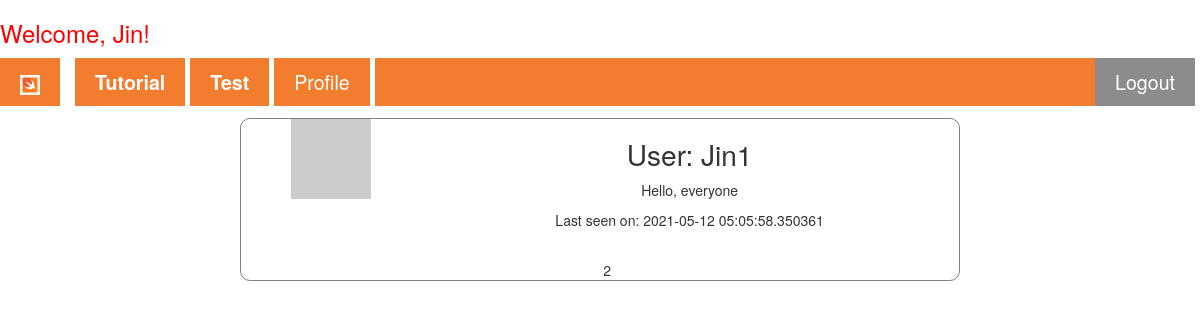
/user/Jin1 (signed in), run on the app's committed database.
### app/models.py (models this page shows, shortened)
class User(UserMixin, db.Model):
    id = db.Column(db.Integer, primary_key=True)
    username = db.Column(db.String(64), index=True, unique=True)
    email = db.Column(db.String(120), index=True, unique=True)
    password_hash = db.Column(db.String(128))
    about_me = db.Column(db.String(140))
    last_seen = db.Column(db.DateTime, default=datetime.utcnow)
    posts = db.relationship('Post', backref='author', lazy='dynamic')
    def avatar(self, size): # Add avatar to one user #
        digest = md5(self.email.lower().encode('utf-8')).hexdigest()
        return 'https://www.gravatar.com/avatar/{}?d=identicon&s={}'.format(
            digest, size)

### app/routes.py (the view)
@app.route('/user/<username>')
@login_required
def user(username):
    user = User.query.filter_by(username=username).first_or_404()
    return render_template('user.html', user=user)

### app/models.py (called while the page is built)
@login.user_loader
def load_user(id):
    return User.query.get(int(id))

### app/routes.py (called while the page is built)
@app.before_request
def before_request():
    if current_user.is_authenticated:
        current_user.last_seen = datetime.utcnow()
        db.session.commit()

### app/templates/user.html (shortened to what this page needs)
{% extends "base.html" %}
{% block articles %}
<div class="formcontainer">
  <table>
    <tr valign="top">
        <td><img src="{{ user.avatar(128) }}"></td>
        <td>
            <h1>User: {{ user.username }}</h1>
            {% if user.about_me %}<p>{{ user.about_me }}</p>{% endif %}
            {% if user.last_seen %}<p>Last seen on: {{ user.last_seen }}</p>{% endif %}
        </td>
    </tr>
  </table>
  <br>
  <table>
    <tr valign="top">
      <td>{{user.id}}</td>
    </tr>
  </table>
</div>
{% endblock %}

### app/templates/base.html (shortened to what this page needs)
<!DOCTYPE html>
<html lang="en">
<head>
    <link rel="stylesheet" href="https://maxcdn.bootstrapcdn.com/bootstrap/3.4.0/css/bootstrap.min.css"/>
    <link rel="stylesheet" href="{{ url_for('static', filename='nav_css.css')}}">
</head>
<body>
  {% if current_user.is_authenticated %}
  <h3 class="redp">Welcome, {{ current_user.username }}!</h3>
  {% endif %}
    <nav class="sticky">
        <ul class="ul_mainstyle">
            <li><a href="/"><img src="{{ url_for('static', filename='/Image/swift_icon.png')}}" alt="home icon"></a>
            </li>
            <li><a href="/Setup"><b>Tutorial</b></a></li>
            <li><a href="/Test"><b>Test</b></a></li>
            {% if not current_user.is_anonymous %}
            <li>
              <a href="{{ url_for('user', username=current_user.username) }}">Profile</a>
            </li>
            {% endif %}
            {% if current_user.is_anonymous %}
            <li class="loginbutton">
              <a href="{{ url_for('login') }}"><b>Login</b></a>
            </li>
            {% else %}
            <li class="loginbutton">
              <a href="{{ url_for('logout') }}">Logout</a>
            </li>
            {% endif %}
        </ul>
      </nav>
      {% block articles %}{% endblock %}
</body>
</html>

### app/static/nav_css.css (style rules this page uses)
html { font-family: Arial, Helvetica, sans-serif; line-height: 2; }
a { text-decoration: none; }
body { counter-reset: section; }
.formcontainer { text-align: center; }
.loginbutton { background-color: grey; color: white; float: right; }
nav ul.ul_mainstyle { margin: 1% 0 0 0; padding: 0; overflow: hidden; background-color: rgb(241, 112, 25); list-style-type: none; }
nav ul li { float: left; border-right: solid 5px white; }
li:first-of-type { border-right: solid 15px white; }
nav ul li a { display: block; color: white; text-align: center; text-decoration: none; padding: 10px 20px 10px; font-size: 140%; }
nav ul li img { height: 20px; width: auto; }
.sticky { position: sticky; top: 0; width: 100%; z-index: 10; opacity: 0.9; }
.redp { color: red; }
h1 { font-size: 200%; }
table { border-collapse: collapse; width: 100%; margin-left: 1%; }
.formcontainer { margin: auto; margin-top: 1%; width: 60%; border: 1px solid grey; padding: 70 50 50 50; text-align: center; border-radius: 10px; }

### data on the page
User: username "Jin"
User: username "Jin1", about_me "Hello, everyone", last_seen "2021-05-12 05:05:58.350361", id "2"
